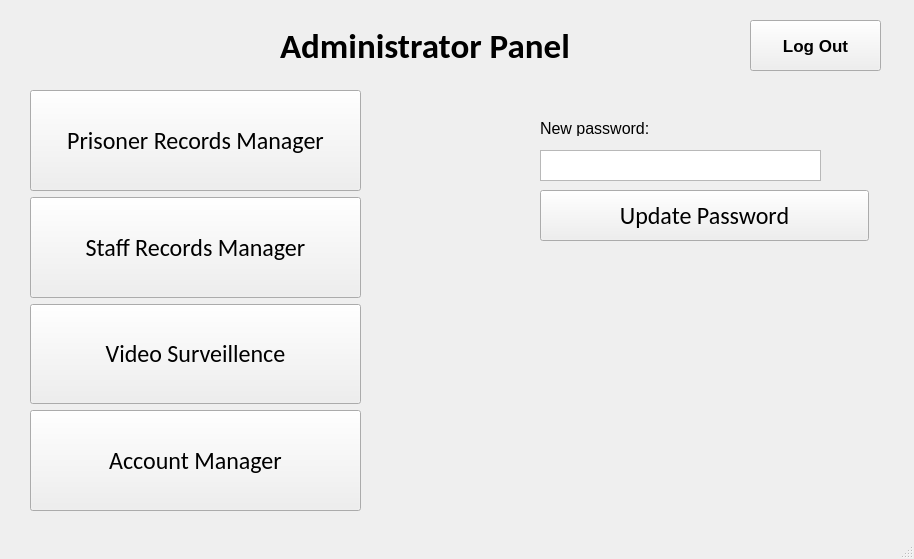
<?xml version="1.0" encoding="UTF-8"?>
<ui version="4.0">
 <class>Menu</class>
 <widget class="QMainWindow" name="Menu">
  <property name="geometry">
   <rect>
    <x>0</x>
    <y>0</y>
    <width>914</width>
    <height>559</height>
   </rect>
  </property>
  <property name="windowTitle">
   <string>MainWindow</string>
  </property>
  <widget class="QWidget" name="centralwidget">
   <widget class="QLabel" name="label">
    <property name="geometry">
     <rect>
      <x>280</x>
      <y>20</y>
      <width>291</width>
      <height>51</height>
     </rect>
    </property>
    <property name="font">
     <font>
      <family>Calibri</family>
      <pointsize>26</pointsize>
      <weight>75</weight>
      <bold>true</bold>
     </font>
    </property>
    <property name="text">
     <string>Administrator Panel</string>
    </property>
   </widget>
   <widget class="QWidget" name="verticalLayoutWidget">
    <property name="geometry">
     <rect>
      <x>30</x>
      <y>90</y>
      <width>331</width>
      <height>421</height>
     </rect>
    </property>
    <layout class="QVBoxLayout" name="verticalLayout">
     <item>
      <widget class="QPushButton" name="pushButton">
       <property name="sizePolicy">
        <sizepolicy hsizetype="Minimum" vsizetype="Expanding">
         <horstretch>0</horstretch>
         <verstretch>0</verstretch>
        </sizepolicy>
       </property>
       <property name="font">
        <font>
         <family>Calibri</family>
         <pointsize>18</pointsize>
        </font>
       </property>
       <property name="layoutDirection">
        <enum>Qt::LeftToRight</enum>
       </property>
       <property name="autoFillBackground">
        <bool>false</bool>
       </property>
       <property name="text">
        <string>Prisoner Records Manager</string>
       </property>
      </widget>
     </item>
     <item>
      <widget class="QPushButton" name="pushButton_2">
       <property name="sizePolicy">
        <sizepolicy hsizetype="Minimum" vsizetype="Expanding">
         <horstretch>0</horstretch>
         <verstretch>0</verstretch>
        </sizepolicy>
       </property>
       <property name="font">
        <font>
         <family>Calibri</family>
         <pointsize>18</pointsize>
        </font>
       </property>
       <property name="text">
        <string>Staff Records Manager</string>
       </property>
      </widget>
     </item>
     <item>
      <widget class="QPushButton" name="pushButton_3">
       <property name="sizePolicy">
        <sizepolicy hsizetype="Minimum" vsizetype="Expanding">
         <horstretch>0</horstretch>
         <verstretch>0</verstretch>
        </sizepolicy>
       </property>
       <property name="font">
        <font>
         <family>Calibri</family>
         <pointsize>18</pointsize>
        </font>
       </property>
       <property name="text">
        <string>Video Surveillence</string>
       </property>
      </widget>
     </item>
     <item>
      <widget class="QPushButton" name="pushButton_6">
       <property name="sizePolicy">
        <sizepolicy hsizetype="Minimum" vsizetype="Expanding">
         <horstretch>0</horstretch>
         <verstretch>0</verstretch>
        </sizepolicy>
       </property>
       <property name="font">
        <font>
         <family>Calibri</family>
         <pointsize>18</pointsize>
        </font>
       </property>
       <property name="layoutDirection">
        <enum>Qt::LeftToRight</enum>
       </property>
       <property name="autoFillBackground">
        <bool>false</bool>
       </property>
       <property name="text">
        <string>Account Manager</string>
       </property>
      </widget>
     </item>
    </layout>
   </widget>
   <widget class="QPushButton" name="pushButton_4">
    <property name="geometry">
     <rect>
      <x>750</x>
      <y>20</y>
      <width>131</width>
      <height>51</height>
     </rect>
    </property>
    <property name="font">
     <font>
      <pointsize>13</pointsize>
      <weight>75</weight>
      <bold>true</bold>
     </font>
    </property>
    <property name="text">
     <string>Log Out</string>
    </property>
   </widget>
   <widget class="QPushButton" name="pushButton_7">
    <property name="geometry">
     <rect>
      <x>540</x>
      <y>190</y>
      <width>329</width>
      <height>51</height>
     </rect>
    </property>
    <property name="sizePolicy">
     <sizepolicy hsizetype="Minimum" vsizetype="Expanding">
      <horstretch>0</horstretch>
      <verstretch>0</verstretch>
     </sizepolicy>
    </property>
    <property name="font">
     <font>
      <family>Calibri</family>
      <pointsize>18</pointsize>
     </font>
    </property>
    <property name="layoutDirection">
     <enum>Qt::LeftToRight</enum>
    </property>
    <property name="autoFillBackground">
     <bool>false</bool>
    </property>
    <property name="text">
     <string>Update Password</string>
    </property>
   </widget>
   <widget class="QTextEdit" name="textEdit">
    <property name="geometry">
     <rect>
      <x>540</x>
      <y>150</y>
      <width>281</width>
      <height>31</height>
     </rect>
    </property>
   </widget>
   <widget class="QLabel" name="label_2">
    <property name="geometry">
     <rect>
      <x>540</x>
      <y>120</y>
      <width>111</width>
      <height>16</height>
     </rect>
    </property>
    <property name="font">
     <font>
      <pointsize>12</pointsize>
     </font>
    </property>
    <property name="text">
     <string>New password:</string>
    </property>
   </widget>
  </widget>
  <widget class="QMenuBar" name="menubar">
   <property name="geometry">
    <rect>
     <x>0</x>
     <y>0</y>
     <width>914</width>
     <height>21</height>
    </rect>
   </property>
  </widget>
  <widget class="QStatusBar" name="statusbar"/>
 </widget>
 <resources/>
 <connections/>
</ui>
